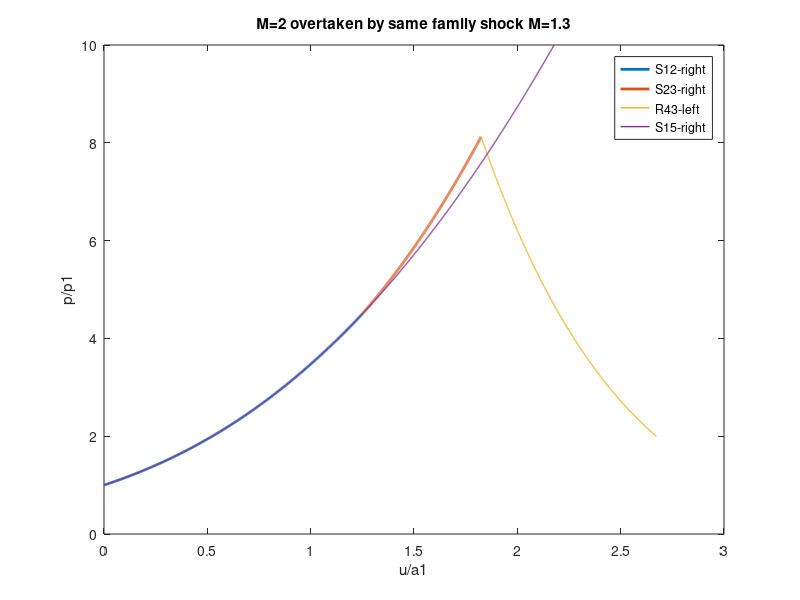

Reproduce this figure in MATLAB.
clear;
clc;

g=1.4;
Ms1=2;
Ms2=1.3;


%shock12
    
    p2byp1=1+(2*g/(g+1))*(Ms1^2-1);
    pbyp1_12=linspace(1,p2byp1,1000);
    delubya1_12=sqrt(1./(g*(g-2*((g+1)/4)+2*((g+1)/4).*pbyp1_12))).*(pbyp1_12-1);
    ubya1_12=delubya1_12+0;
    plot(ubya1_12,pbyp1_12,'DisplayName','S12-right','Linewidth',2);
    hold on
    u2bya1=interp1(pbyp1_12,ubya1_12,p2byp1,'spline');
    a2bya1=sqrt((2*g*Ms1^2-(g-1))*(2+(g-1)*Ms1^2)/((g+1)^2*Ms1^2));
    
%shock 23
    
    p3byp2=1+(2*g/(g+1))*(Ms2^2-1);
    p3byp1=p3byp2*p2byp1;
    
    
    pbyp1_23=linspace(p2byp1,p3byp1,1000);
    pbyp2_23=pbyp1_23/p2byp1;
    
    
    delubya2_23=sqrt(1./(g*(g-2*((g+1)/4)+2*((g+1)/4).*pbyp2_23))).*(pbyp2_23-1);
    
   
    ubya1_23=u2bya1+delubya2_23*a2bya1;
    
    u3bya1_23=interp1(pbyp1_23,ubya1_23,p3byp1,'spline');
    u3bya2_23=u3bya1_23/a2bya1;
    a3bya2=1-(g-1)*0.5*(u3bya2_23);
    
    
    plot(ubya1_23,pbyp1_23,'DisplayName','S23-right','Linewidth',2);
  
    
%unsteady expansion 3-4
   
    pbyp1_34=linspace(p3byp1,2,1000);
    pbyp3_34=pbyp1_34/p3byp1;
    
    delubya3_34=(1-pbyp3_34.^((g-1)/(2*g)))*(2/(g-1));
    
    ubya1_34=u3bya1_23+delubya3_34*a3bya2*a2bya1;
    
    plot(ubya1_34,pbyp1_34,'DisplayName','R43-left','Linewidth',1);
    
%shock15
    
    pbyp1_15=linspace(1,10,1000);
    
    
    delubya1_15=sqrt(1./(g*(g-2*((g+1)/4)+2*((g+1)/4).*pbyp1_15))).*(pbyp1_15-1);
    ubya1_15=delubya1_15+0;
    plot(ubya1_15,pbyp1_15,'DisplayName','S15-right','Linewidth',1);
    legend();
    hold on

xlabel('u/a1');
     ylabel('p/p1');
     title('M=2 overtaken by same family shock M=1.3');
    


    
    
    
    